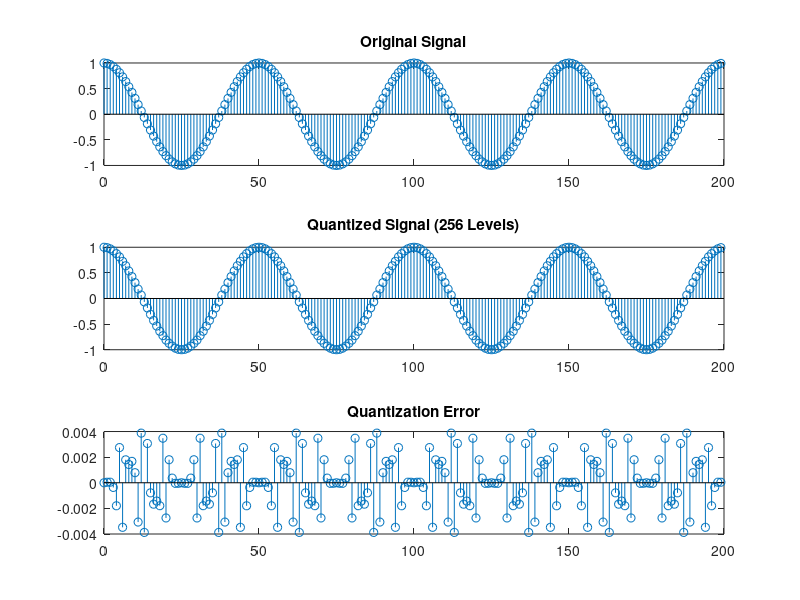

The MATLAB script that drew this image:
% Rounding to 256 levels. Plot the signals x (n), xq (n) and eq (n) and also compute the corresponding SQNR

n = 0:199;
f = 1/50;
N = 200;

% Original signal
x = cos(2*pi*f*n);

% Rounding to 256 levels
L = 256;
Xmax = 1;
Xmin = -1;
Delta = (Xmax-Xmin)/(L-1);  %quantization step size

xq = round((x-Xmin)/Delta)*Delta + Xmin; % round to levels
eq = xq-x;

% Plot
figure;
subplot(3,1,1);
stem(n,x);
title('Original Signal');

subplot(3,1,2);
stem(n,xq);
title('Quantized Signal (256 Levels)');

subplot(3,1,3);
stem(n,eq);
title('Quantization Error');

% SQNR
Px = (1/N)*sum(x.^2);
Pq = (1/N)*sum(eq.^2);
SQNR = 10*log10(Px/Pq);

fprintf('Px = %.6f\n',Px);
fprintf('Pq = %.6f\n',Pq);
fprintf('SQNR = %.6f dB\n',SQNR);
